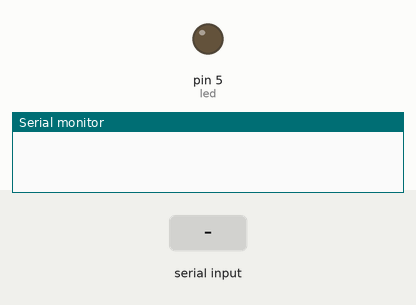
Bench run of a sketch on a simulated Arduino Uno, built with avr-gcc and run on an emulated ATmega328P. Parts: output pins drawn as LEDs (lit = HIGH), the last lines printed to the serial monitor. The inputs (shaded band) are chosen by the test bench.

Above: at 1.2 s.
1.3 s: "a" received over Serial
At 2.0 s:
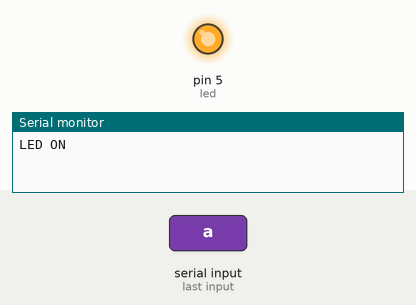
2.8 s: "b" received over Serial
At 3.2 s:
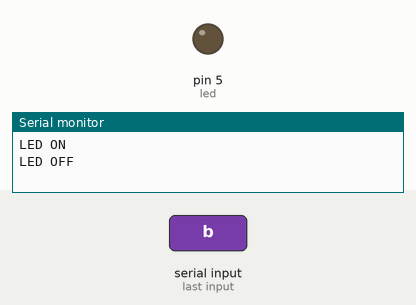
Timing chart, 0 to 5.8 s (numbered marks = the images above; inputs shaded):
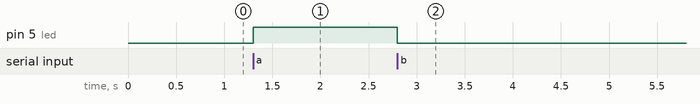

The sketch:

Led_Serial.ino
```cpp
int led = 5;

void setup() {
Serial.begin(9600);
 pinMode(led,OUTPUT);
}

void loop()
{

  if ((Serial.available())>0)
  {
   int a = Serial.read();


  if ( a == 'a') {
    digitalWrite(led,HIGH);
    Serial.println("LED ON");
  }
  else if (a == 'b') {
    digitalWrite(led,LOW);
    Serial.println("LED OFF");
  }
  else {
    Serial.println("INVALID ");
  }
  }
}
```

Measured:
- after the input at 1.3 s, pin 5 (led): LOW → HIGH at once
- after the input at 2.8 s, pin 5 (led): HIGH → LOW at once
